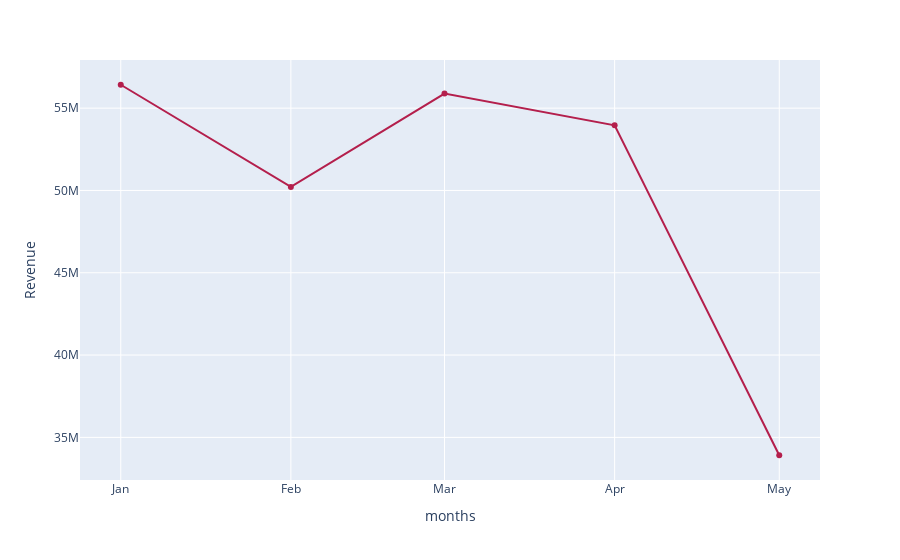

Write notebook code for a chart like this one.
### Code cell
plt.style.use('ggplot')
fig=px.line(data_frame=monthly_revenue,
            y='revenue',
            x='month',
            markers=True,
             color_discrete_map={
        'Low Paying': 'orange',
        'Medium Paying': 'blue',
        'High Paying': 'green'}
            )
fig.update_layout(
    xaxis_title="months",
    yaxis_title="Revenue",
    hovermode="x unified")
fig.update_xaxes(
    tickmode='array',
    tickvals=monthly_revenue['month'],
    ticktext=['Jan', 'Feb', 'Mar', 'Apr', 'May'])
fig.update_traces(
    line=dict(color="#b41f4c") )

fig.show()

### Figure 1 — Plotly figure (JSON) as saved in the notebook; plotly's stock layout.template omitted (floating-point values rounded to 4 significant figures)
{"data": [{"hovertemplate": "month=%{x}<br>revenue=%{y}<extra></extra>", "legendgroup": "", "line": {"color": "#b41f4c", "dash": "solid"}, "marker": {"symbol": "circle"}, "mode": "lines+markers", "name": "", "orientation": "v", "showlegend": false, "type": "scatter", "x": ["2021-01-01", "2021-02-01", "2021-03-01", "2021-04-01", "2021-05-01"], "xaxis": "x", "y": [56420000.0, 50220000.0, 55890000.0, 53960000.0, 33910000.0], "yaxis": "y"}], "layout": {"hovermode": "x unified", "legend": {"tracegroupgap": 0}, "margin": {"t": 60}, "xaxis": {"anchor": "y", "domain": [0, 1], "tickmode": "array", "ticktext": ["Jan", "Feb", "Mar", "Apr", "May"], "tickvals": ["2021-01-01", "2021-02-01", "2021-03-01", "2021-04-01", "2021-05-01"], "title": {"text": "months"}}, "yaxis": {"anchor": "x", "domain": [0, 1], "title": {"text": "Revenue"}}}}
